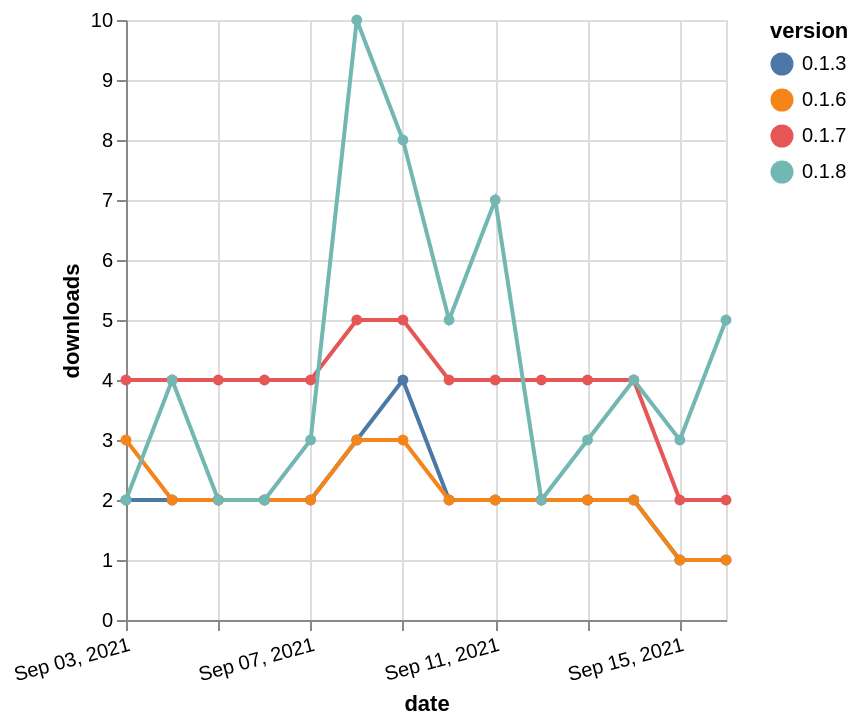

Vega-Lite specification stored for this chart:
### Vega-Lite specification from a JSON file in a GitHub repository (floating-point values rounded to 4 significant figures)
{"$schema": "https://vega.github.io/schema/vega-lite/v5.json", "description": "A simple bar chart with embedded data.", "data": {"values": [{"date": "2021-09-03", "total": 2611, "delta": 2, "version": "0.1.3"}, {"date": "2021-09-04", "total": 2613, "delta": 2, "version": "0.1.3"}, {"date": "2021-09-05", "total": 2615, "delta": 2, "version": "0.1.3"}, {"date": "2021-09-06", "total": 2617, "delta": 2, "version": "0.1.3"}, {"date": "2021-09-07", "total": 2619, "delta": 2, "version": "0.1.3"}, {"date": "2021-09-08", "total": 2622, "delta": 3, "version": "0.1.3"}, {"date": "2021-09-09", "total": 2626, "delta": 4, "version": "0.1.3"}, {"date": "2021-09-10", "total": 2628, "delta": 2, "version": "0.1.3"}, {"date": "2021-09-11", "total": 2630, "delta": 2, "version": "0.1.3"}, {"date": "2021-09-12", "total": 2632, "delta": 2, "version": "0.1.3"}, {"date": "2021-09-13", "total": 2634, "delta": 2, "version": "0.1.3"}, {"date": "2021-09-14", "total": 2636, "delta": 2, "version": "0.1.3"}, {"date": "2021-09-15", "total": 2637, "delta": 1, "version": "0.1.3"}, {"date": "2021-09-16", "total": 2638, "delta": 1, "version": "0.1.3"}, {"date": "2021-09-03", "total": 5662, "delta": 3, "version": "0.1.6"}, {"date": "2021-09-04", "total": 5664, "delta": 2, "version": "0.1.6"}, {"date": "2021-09-05", "total": 5666, "delta": 2, "version": "0.1.6"}, {"date": "2021-09-06", "total": 5668, "delta": 2, "version": "0.1.6"}, {"date": "2021-09-07", "total": 5670, "delta": 2, "version": "0.1.6"}, {"date": "2021-09-08", "total": 5673, "delta": 3, "version": "0.1.6"}, {"date": "2021-09-09", "total": 5676, "delta": 3, "version": "0.1.6"}, {"date": "2021-09-10", "total": 5678, "delta": 2, "version": "0.1.6"}, {"date": "2021-09-11", "total": 5680, "delta": 2, "version": "0.1.6"}, {"date": "2021-09-12", "total": 5682, "delta": 2, "version": "0.1.6"}, {"date": "2021-09-13", "total": 5684, "delta": 2, "version": "0.1.6"}, {"date": "2021-09-14", "total": 5686, "delta": 2, "version": "0.1.6"}, {"date": "2021-09-15", "total": 5687, "delta": 1, "version": "0.1.6"}, {"date": "2021-09-16", "total": 5688, "delta": 1, "version": "0.1.6"}, {"date": "2021-09-03", "total": 6917, "delta": 4, "version": "0.1.7"}, {"date": "2021-09-04", "total": 6921, "delta": 4, "version": "0.1.7"}, {"date": "2021-09-05", "total": 6925, "delta": 4, "version": "0.1.7"}, {"date": "2021-09-06", "total": 6929, "delta": 4, "version": "0.1.7"}, {"date": "2021-09-07", "total": 6933, "delta": 4, "version": "0.1.7"}, {"date": "2021-09-08", "total": 6938, "delta": 5, "version": "0.1.7"}, {"date": "2021-09-09", "total": 6943, "delta": 5, "version": "0.1.7"}, {"date": "2021-09-10", "total": 6947, "delta": 4, "version": "0.1.7"}, {"date": "2021-09-11", "total": 6951, "delta": 4, "version": "0.1.7"}, {"date": "2021-09-12", "total": 6955, "delta": 4, "version": "0.1.7"}, {"date": "2021-09-13", "total": 6959, "delta": 4, "version": "0.1.7"}, {"date": "2021-09-14", "total": 6963, "delta": 4, "version": "0.1.7"}, {"date": "2021-09-15", "total": 6965, "delta": 2, "version": "0.1.7"}, {"date": "2021-09-16", "total": 6967, "delta": 2, "version": "0.1.7"}, {"date": "2021-09-03", "total": 14788, "delta": 2, "version": "0.1.8"}, {"date": "2021-09-04", "total": 14792, "delta": 4, "version": "0.1.8"}, {"date": "2021-09-05", "total": 14794, "delta": 2, "version": "0.1.8"}, {"date": "2021-09-06", "total": 14796, "delta": 2, "version": "0.1.8"}, {"date": "2021-09-07", "total": 14799, "delta": 3, "version": "0.1.8"}, {"date": "2021-09-08", "total": 14809, "delta": 10, "version": "0.1.8"}, {"date": "2021-09-09", "total": 14817, "delta": 8, "version": "0.1.8"}, {"date": "2021-09-10", "total": 14822, "delta": 5, "version": "0.1.8"}, {"date": "2021-09-11", "total": 14829, "delta": 7, "version": "0.1.8"}, {"date": "2021-09-12", "total": 14831, "delta": 2, "version": "0.1.8"}, {"date": "2021-09-13", "total": 14834, "delta": 3, "version": "0.1.8"}, {"date": "2021-09-14", "total": 14838, "delta": 4, "version": "0.1.8"}, {"date": "2021-09-15", "total": 14841, "delta": 3, "version": "0.1.8"}, {"date": "2021-09-16", "total": 14846, "delta": 5, "version": "0.1.8"}]}, "width": "container", "mark": {"type": "line", "point": {"filled": true}}, "encoding": {"x": {"field": "date", "type": "temporal", "timeUnit": "yearmonthdate", "title": "date", "axis": {"labelAngle": -15}}, "y": {"field": "delta", "type": "quantitative", "title": "downloads"}, "color": {"field": "version", "type": "nominal"}, "tooltip": {"field": "delta"}}}
